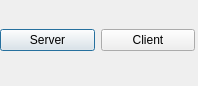
<?xml version="1.0" encoding="UTF-8"?>
<ui version="4.0">
 <class>ChooseCorSDialog</class>
 <widget class="QDialog" name="ChooseCorSDialog">
  <property name="geometry">
   <rect>
    <x>0</x>
    <y>0</y>
    <width>198</width>
    <height>86</height>
   </rect>
  </property>
  <property name="windowTitle">
   <string>Dialog</string>
  </property>
  <widget class="QWidget" name="horizontalLayoutWidget">
   <property name="geometry">
    <rect>
     <x>0</x>
     <y>0</y>
     <width>195</width>
     <height>80</height>
    </rect>
   </property>
   <layout class="QHBoxLayout" name="horizontalLayout">
    <item>
     <widget class="QPushButton" name="serverPushButton">
      <property name="text">
       <string>Server</string>
      </property>
     </widget>
    </item>
    <item>
     <widget class="QPushButton" name="clientPushButton">
      <property name="text">
       <string>Client</string>
      </property>
     </widget>
    </item>
   </layout>
  </widget>
 </widget>
 <resources/>
 <connections/>
</ui>
